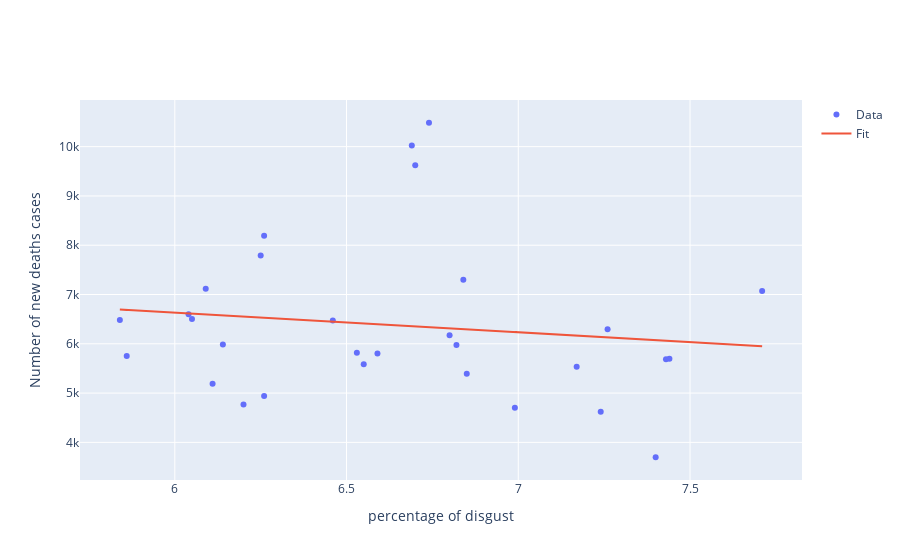

Here is the notebook cell this chart was saved with:
### Code cell
conclusion('disgust', 'New_Deaths', 1)

### Figure 1 — Plotly figure (JSON) as saved in the notebook; plotly's stock layout.template omitted (floating-point values rounded to 4 significant figures)
{"data": [{"mode": "markers", "name": "Data", "type": "scatter", "x": [5.84, 5.86, 6.04, 6.05, 6.09, 6.11, 6.14, 6.2, 6.25, 6.26, 6.26, 6.46, 6.53, 6.55, 6.59, 6.69, 6.7, 6.74, 6.8, 6.82, 6.84, 6.85, 6.99, 7.17, 7.24, 7.26, 7.4, 7.43, 7.44, 7.71], "y": [6483, 5750, 6597, 6502, 7117, 5191, 5986, 4768, 7792, 4942, 8193, 6473, 5819, 5587, 5804, 10021, 9624, 10485, 6174, 5977, 7300, 5393, 4702, 5534, 4623, 6293, 3698, 5688, 5695, 7070]}, {"mode": "lines", "name": "Fit", "type": "scatter", "x": [6.99, 6.8, 6.59, 6.53, 6.2, 6.11, 6.84, 6.46, 6.09, 7.71, 6.82, 6.55, 6.85, 6.05, 6.26, 6.7, 6.69, 7.43, 7.17, 6.26, 6.04, 5.84, 6.25, 7.26, 7.44, 7.4, 7.24, 6.14, 6.74, 5.86], "y": [6238.0, 6314.0, 6397.0, 6421.0, 6552.0, 6588.0, 6298.0, 6449.0, 6596.0, 5952.0, 6306.0, 6413.0, 6294.0, 6612.0, 6529.0, 6354.0, 6358.0, 6063.0, 6167.0, 6529.0, 6616.0, 6696.0, 6533.0, 6131.0, 6059.0, 6075.0, 6139.0, 6576.0, 6338.0, 6688.0]}], "layout": {"autosize": true, "hovermode": "x", "xaxis": {"anchor": "y", "autorange": true, "domain": [0, 1], "range": [5.727, 7.823], "title": {"text": "percentage of disgust"}, "type": "linear"}, "yaxis": {"anchor": "x", "autorange": true, "domain": [0, 1], "range": [3201.0, 10980.0], "title": {"text": "Number of new deaths cases"}, "type": "linear"}}}
